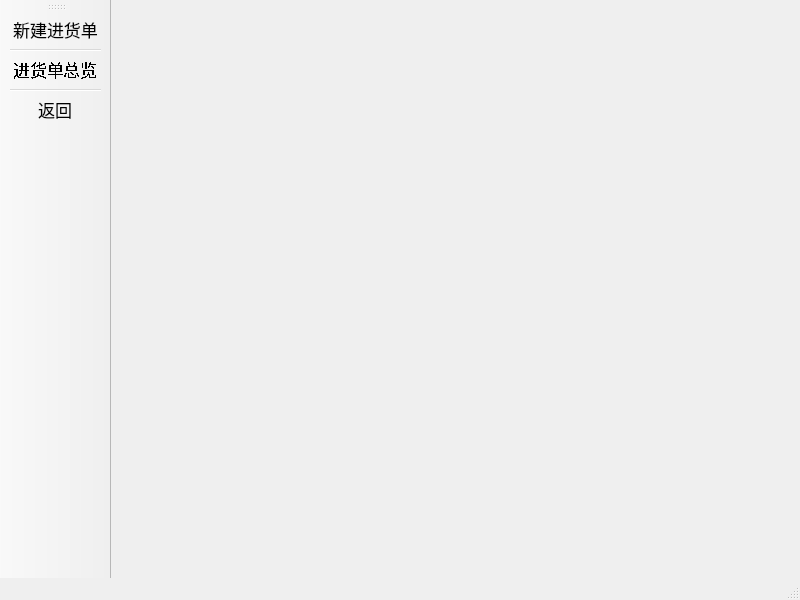
<?xml version="1.0" encoding="UTF-8"?>
<ui version="4.0">
 <class>CaiGouMainWindow</class>
 <widget class="QMainWindow" name="CaiGouMainWindow">
  <property name="geometry">
   <rect>
    <x>0</x>
    <y>0</y>
    <width>800</width>
    <height>600</height>
   </rect>
  </property>
  <property name="windowTitle">
   <string>MainWindow</string>
  </property>
  <widget class="QWidget" name="centralwidget">
   <layout class="QGridLayout" name="gridLayout">
    <item row="0" column="0">
     <widget class="QWidget" name="widgetContainer" native="true">
      <property name="sizePolicy">
       <sizepolicy hsizetype="Expanding" vsizetype="Expanding">
        <horstretch>0</horstretch>
        <verstretch>0</verstretch>
       </sizepolicy>
      </property>
     </widget>
    </item>
   </layout>
  </widget>
  <widget class="QStatusBar" name="statusbar"/>
  <widget class="QToolBar" name="toolBar">
   <property name="sizePolicy">
    <sizepolicy hsizetype="Fixed" vsizetype="Preferred">
     <horstretch>0</horstretch>
     <verstretch>0</verstretch>
    </sizepolicy>
   </property>
   <property name="windowTitle">
    <string>toolBar</string>
   </property>
   <attribute name="toolBarArea">
    <enum>LeftToolBarArea</enum>
   </attribute>
   <attribute name="toolBarBreak">
    <bool>false</bool>
   </attribute>
   <addaction name="actionNewInOrder"/>
   <addaction name="separator"/>
   <addaction name="actionCheckAllInOrder"/>
   <addaction name="separator"/>
   <addaction name="actionBack"/>
  </widget>
  <action name="actionNewInOrder">
   <property name="text">
    <string>新建进货单</string>
   </property>
   <property name="font">
    <font>
     <pointsize>13</pointsize>
    </font>
   </property>
   <property name="shortcut">
    <string>Ctrl+N</string>
   </property>
  </action>
  <action name="actionCheckAllInOrder">
   <property name="text">
    <string>进货单总览</string>
   </property>
   <property name="font">
    <font>
     <pointsize>13</pointsize>
     <stylestrategy>NoAntialias</stylestrategy>
    </font>
   </property>
   <property name="shortcut">
    <string>Ctrl+A</string>
   </property>
  </action>
  <action name="actionBack">
   <property name="text">
    <string>返回</string>
   </property>
   <property name="font">
    <font>
     <pointsize>13</pointsize>
    </font>
   </property>
  </action>
 </widget>
 <resources/>
 <connections/>
</ui>
